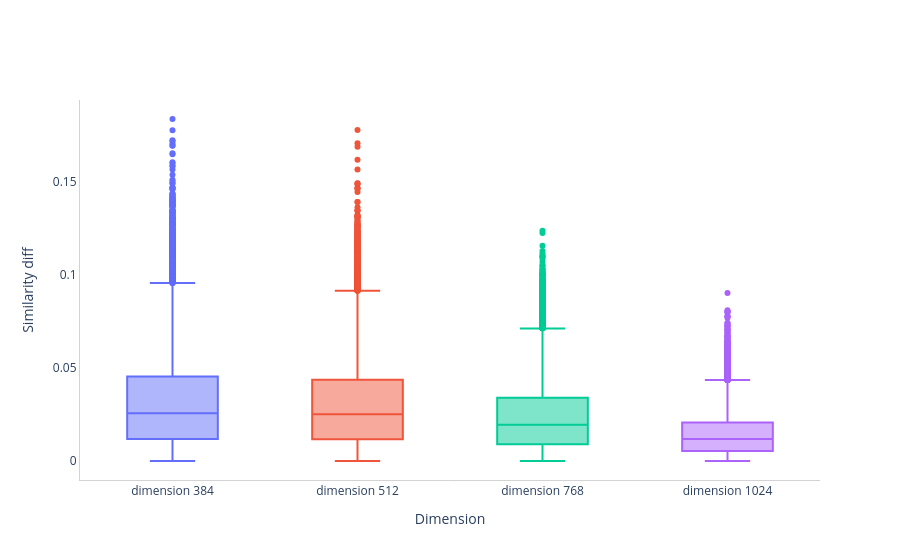

Notebook cell for this chart:
### Markdown cell above
### Box-Plot Ähnlichkeiten Differenzen

Darstellung der Differenzen der Ähnlichkeiten zwischen gekürzten und vollständigen Embedding-Vektoren als Box-Plot.

### Code cell
# Box plot Differenz der Cosine similarity für unterschiedliche Dimensionen
fig = go.Figure()

for d in [384, 512, 768, 1024]:
    fig.add_trace(go.Box(
        y=df_similarities[f'similarity_{d}_diff'],
        name=f'dimension {d}'
    ))
    
fig.update_yaxes(showgrid=False, showline=True, linewidth=1, linecolor='LightGrey', title='Similarity diff')
fig.update_xaxes(showline=True, linewidth=1, linecolor='LightGrey', title='Dimension')

fig.update_layout(plot_bgcolor='rgba(0, 0, 0, 0)', 
                  paper_bgcolor='rgba(0, 0, 0, 0)', 
                  #margin={'l':0, 'b':0, 'r':0, 't':0},
                  showlegend=False)#

fig.show()

### Figure 1 — Plotly figure (JSON) as saved in the notebook; plotly's stock layout.template omitted (floating-point values rounded to 4 significant figures; data arrays with more than 128 entries replaced by an {"elided": "..."} marker saying what was removed)
{"data": [{"name": "dimension 384", "type": "box", "y": {"elided": "31424 float values"}}, {"name": "dimension 512", "type": "box", "y": {"elided": "31424 float values"}}, {"name": "dimension 768", "type": "box", "y": {"elided": "31424 float values"}}, {"name": "dimension 1024", "type": "box", "y": {"elided": "31424 float values"}}], "layout": {"paper_bgcolor": "rgba(0, 0, 0, 0)", "plot_bgcolor": "rgba(0, 0, 0, 0)", "showlegend": false, "xaxis": {"linecolor": "LightGrey", "linewidth": 1, "showline": true, "title": {"text": "Dimension"}}, "yaxis": {"linecolor": "LightGrey", "linewidth": 1, "showgrid": false, "showline": true, "title": {"text": "Similarity diff"}}}}
